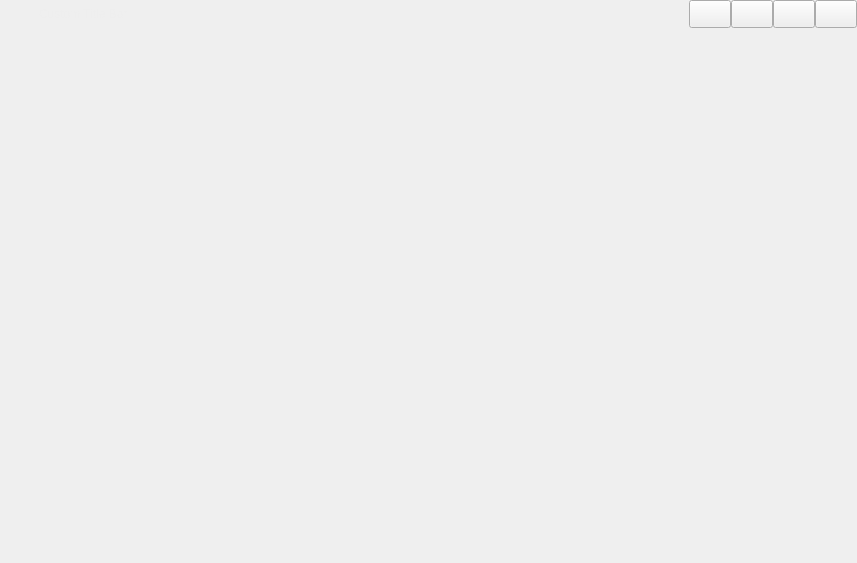
<?xml version="1.0" encoding="UTF-8"?>
<ui version="4.0">
 <class>WindowFrame</class>
 <widget class="QWidget" name="WindowFrame">
  <property name="geometry">
   <rect>
    <x>0</x>
    <y>0</y>
    <width>857</width>
    <height>563</height>
   </rect>
  </property>
  <property name="sizePolicy">
   <sizepolicy hsizetype="Preferred" vsizetype="Fixed">
    <horstretch>0</horstretch>
    <verstretch>0</verstretch>
   </sizepolicy>
  </property>
  <property name="windowTitle">
   <string/>
  </property>
  <property name="windowIcon">
   <iconset resource="resources/resources.qrc">
    <normaloff>:/recources/icons/icon.png</normaloff>:/recources/icons/icon.png</iconset>
  </property>
  <property name="styleSheet">
   <string notr="true"/>
  </property>
  <layout class="QGridLayout" name="gridLayout_3">
   <property name="leftMargin">
    <number>0</number>
   </property>
   <property name="topMargin">
    <number>0</number>
   </property>
   <property name="rightMargin">
    <number>0</number>
   </property>
   <property name="bottomMargin">
    <number>0</number>
   </property>
   <property name="spacing">
    <number>0</number>
   </property>
   <item row="0" column="0">
    <widget class="QWidget" name="header" native="true">
     <property name="maximumSize">
      <size>
       <width>16777215</width>
       <height>28</height>
      </size>
     </property>
     <property name="styleSheet">
      <string notr="true"/>
     </property>
     <layout class="QGridLayout" name="gridLayout">
      <property name="leftMargin">
       <number>0</number>
      </property>
      <property name="topMargin">
       <number>0</number>
      </property>
      <property name="rightMargin">
       <number>0</number>
      </property>
      <property name="bottomMargin">
       <number>0</number>
      </property>
      <item row="0" column="0">
       <widget class="QWidget" name="buttons" native="true">
        <layout class="QHBoxLayout" name="horizontalLayout_2">
         <property name="spacing">
          <number>0</number>
         </property>
         <property name="leftMargin">
          <number>0</number>
         </property>
         <property name="topMargin">
          <number>0</number>
         </property>
         <property name="rightMargin">
          <number>0</number>
         </property>
         <property name="bottomMargin">
          <number>0</number>
         </property>
         <item>
          <spacer name="horizontalSpacer_2">
           <property name="orientation">
            <enum>Qt::Horizontal</enum>
           </property>
           <property name="sizeType">
            <enum>QSizePolicy::Fixed</enum>
           </property>
           <property name="sizeHint" stdset="0">
            <size>
             <width>10</width>
             <height>20</height>
            </size>
           </property>
          </spacer>
         </item>
         <item>
          <widget class="QLabel" name="icon">
           <property name="minimumSize">
            <size>
             <width>16</width>
             <height>16</height>
            </size>
           </property>
           <property name="maximumSize">
            <size>
             <width>16</width>
             <height>16</height>
            </size>
           </property>
           <property name="styleSheet">
            <string notr="true"/>
           </property>
           <property name="text">
            <string/>
           </property>
          </widget>
         </item>
         <item>
          <widget class="QLabel" name="label">
           <property name="styleSheet">
            <string notr="true">color: #eee; margin-left:10px;</string>
           </property>
           <property name="text">
            <string>Custom Title Bar</string>
           </property>
          </widget>
         </item>
         <item>
          <spacer name="horizontalSpacer">
           <property name="orientation">
            <enum>Qt::Horizontal</enum>
           </property>
           <property name="sizeHint" stdset="0">
            <size>
             <width>419</width>
             <height>18</height>
            </size>
           </property>
          </spacer>
         </item>
         <item>
          <widget class="QPushButton" name="collapse">
           <property name="sizePolicy">
            <sizepolicy hsizetype="Minimum" vsizetype="Minimum">
             <horstretch>0</horstretch>
             <verstretch>0</verstretch>
            </sizepolicy>
           </property>
           <property name="minimumSize">
            <size>
             <width>42</width>
             <height>28</height>
            </size>
           </property>
           <property name="maximumSize">
            <size>
             <width>42</width>
             <height>28</height>
            </size>
           </property>
           <property name="text">
            <string/>
           </property>
          </widget>
         </item>
         <item>
          <widget class="QPushButton" name="minimum">
           <property name="sizePolicy">
            <sizepolicy hsizetype="Minimum" vsizetype="Minimum">
             <horstretch>0</horstretch>
             <verstretch>0</verstretch>
            </sizepolicy>
           </property>
           <property name="minimumSize">
            <size>
             <width>42</width>
             <height>28</height>
            </size>
           </property>
           <property name="maximumSize">
            <size>
             <width>42</width>
             <height>28</height>
            </size>
           </property>
           <property name="styleSheet">
            <string notr="true"/>
           </property>
           <property name="text">
            <string/>
           </property>
           <property name="iconSize">
            <size>
             <width>16</width>
             <height>16</height>
            </size>
           </property>
          </widget>
         </item>
         <item>
          <widget class="QPushButton" name="maximum">
           <property name="sizePolicy">
            <sizepolicy hsizetype="Minimum" vsizetype="Minimum">
             <horstretch>0</horstretch>
             <verstretch>0</verstretch>
            </sizepolicy>
           </property>
           <property name="minimumSize">
            <size>
             <width>42</width>
             <height>28</height>
            </size>
           </property>
           <property name="maximumSize">
            <size>
             <width>42</width>
             <height>28</height>
            </size>
           </property>
           <property name="styleSheet">
            <string notr="true"/>
           </property>
           <property name="text">
            <string/>
           </property>
           <property name="iconSize">
            <size>
             <width>16</width>
             <height>16</height>
            </size>
           </property>
          </widget>
         </item>
         <item>
          <widget class="QPushButton" name="close">
           <property name="sizePolicy">
            <sizepolicy hsizetype="Minimum" vsizetype="Minimum">
             <horstretch>0</horstretch>
             <verstretch>0</verstretch>
            </sizepolicy>
           </property>
           <property name="minimumSize">
            <size>
             <width>42</width>
             <height>28</height>
            </size>
           </property>
           <property name="maximumSize">
            <size>
             <width>42</width>
             <height>28</height>
            </size>
           </property>
           <property name="styleSheet">
            <string notr="true"/>
           </property>
           <property name="text">
            <string/>
           </property>
           <property name="iconSize">
            <size>
             <width>16</width>
             <height>16</height>
            </size>
           </property>
          </widget>
         </item>
        </layout>
       </widget>
      </item>
     </layout>
    </widget>
   </item>
   <item row="1" column="0">
    <widget class="QFrame" name="bodyFrame">
     <property name="frameShape">
      <enum>QFrame::NoFrame</enum>
     </property>
     <property name="frameShadow">
      <enum>QFrame::Raised</enum>
     </property>
     <layout class="QGridLayout" name="gridLayout_2">
      <property name="leftMargin">
       <number>0</number>
      </property>
      <property name="topMargin">
       <number>0</number>
      </property>
      <property name="rightMargin">
       <number>0</number>
      </property>
      <property name="bottomMargin">
       <number>0</number>
      </property>
      <property name="spacing">
       <number>0</number>
      </property>
      <item row="0" column="0">
       <widget class="QWidget" name="body" native="true">
        <property name="styleSheet">
         <string notr="true"/>
        </property>
        <layout class="QVBoxLayout" name="verticalLayout_2">
         <property name="spacing">
          <number>0</number>
         </property>
         <property name="leftMargin">
          <number>3</number>
         </property>
         <property name="topMargin">
          <number>3</number>
         </property>
         <property name="rightMargin">
          <number>3</number>
         </property>
         <property name="bottomMargin">
          <number>3</number>
         </property>
         <item>
          <spacer name="verticalSpacer">
           <property name="orientation">
            <enum>Qt::Vertical</enum>
           </property>
           <property name="sizeHint" stdset="0">
            <size>
             <width>20</width>
             <height>40</height>
            </size>
           </property>
          </spacer>
         </item>
         <item>
          <widget class="QLabel" name="clock">
           <property name="font">
            <font>
             <family>Bahnschrift</family>
             <pointsize>64</pointsize>
            </font>
           </property>
           <property name="styleSheet">
            <string notr="true">color: #eee;</string>
           </property>
           <property name="text">
            <string/>
           </property>
           <property name="textFormat">
            <enum>Qt::AutoText</enum>
           </property>
           <property name="alignment">
            <set>Qt::AlignCenter</set>
           </property>
           <property name="margin">
            <number>1</number>
           </property>
          </widget>
         </item>
         <item>
          <spacer name="verticalSpacer_2">
           <property name="orientation">
            <enum>Qt::Vertical</enum>
           </property>
           <property name="sizeHint" stdset="0">
            <size>
             <width>20</width>
             <height>40</height>
            </size>
           </property>
          </spacer>
         </item>
        </layout>
       </widget>
      </item>
     </layout>
    </widget>
   </item>
  </layout>
 </widget>
 <resources>
  <include location="resources/resources.qrc"/>
 </resources>
 <connections/>
</ui>
